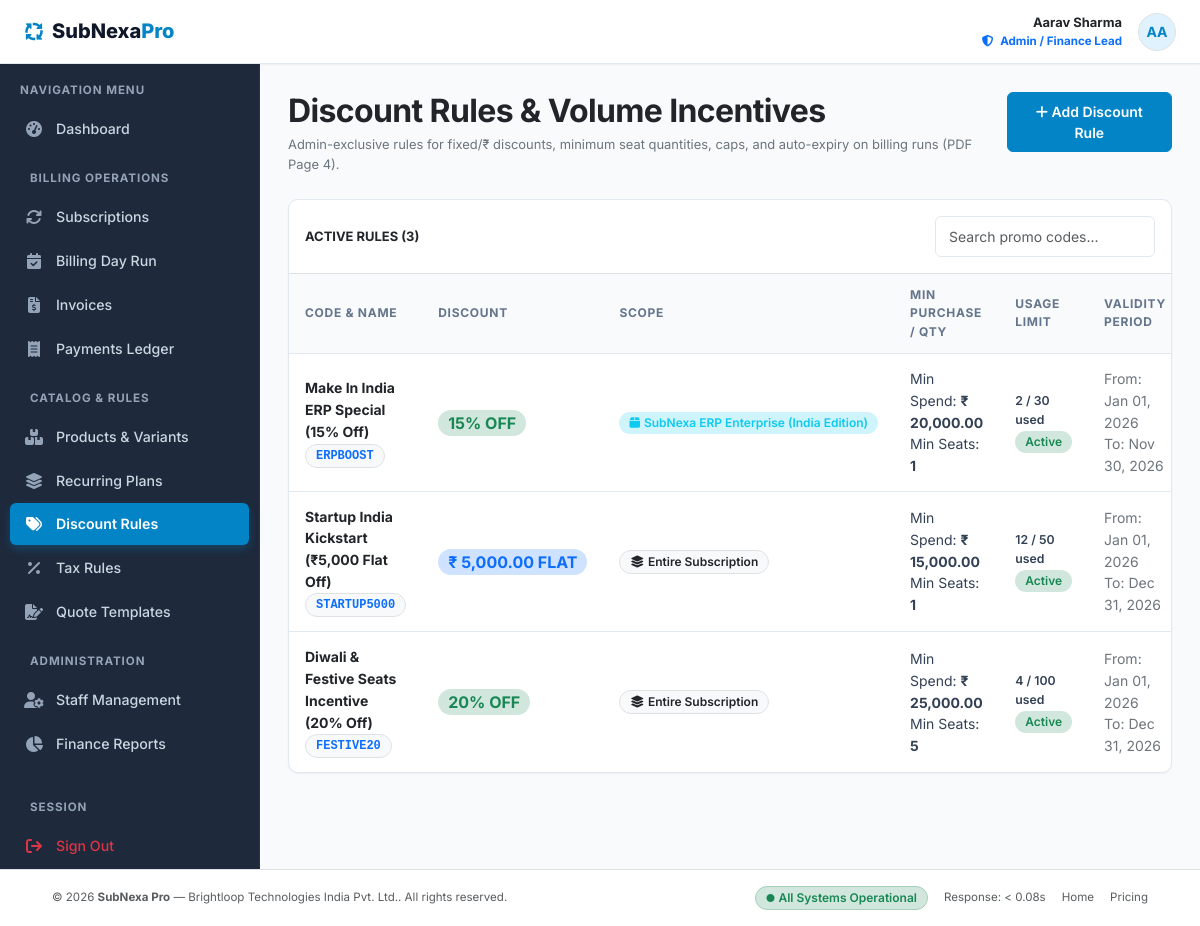
Screenshot of /admin/discounts.php (signed in) with the database file from the repository.
### tables this page shows
CREATE TABLE `discount_rules` (
  `id` INT UNSIGNED AUTO_INCREMENT PRIMARY KEY,
  `code` VARCHAR(50) NOT NULL UNIQUE,
  `name` VARCHAR(150) NOT NULL,
  `discount_type` ENUM('fixed', 'percentage') NOT NULL DEFAULT 'percentage',
  `discount_value` DECIMAL(12,2) NOT NULL DEFAULT 0.00,
  `min_purchase_amount` DECIMAL(12,2) NOT NULL DEFAULT 0.00,
  `min_quantity` INT UNSIGNED NOT NULL DEFAULT 1,
  `max_uses` INT UNSIGNED NOT NULL DEFAULT 0,
  `used_count` INT UNSIGNED NOT NULL DEFAULT 0,
  `applies_to` ENUM('entire_subscription', 'specific_product') NOT NULL DEFAULT 'entire_subscription',
  `product_id` INT UNSIGNED NULL,
  `start_date` DATE NULL,
  `end_date` DATE NULL,
  `is_active` TINYINT(1) NOT NULL DEFAULT 1,
  `created_at` TIMESTAMP DEFAULT CURRENT_TIMESTAMP,
  CONSTRAINT `fk_discount_product` FOREIGN KEY (`product_id`) REFERENCES `products` (`id`) ON DELETE SET NULL,
  INDEX `idx_discount_code` (`code`),
  INDEX `idx_discount_active` (`is_active`)
);

CREATE TABLE `products` (
  `id` INT UNSIGNED AUTO_INCREMENT PRIMARY KEY,
  `name` VARCHAR(150) NOT NULL,
  `code` VARCHAR(50) NOT NULL UNIQUE,
  `type` ENUM('software', 'service', 'add_on') NOT NULL DEFAULT 'software',
  `sales_price` DECIMAL(12,2) NOT NULL DEFAULT 0.00,
  `cost_price` DECIMAL(12,2) NOT NULL DEFAULT 0.00,
  `notes` TEXT NULL,
  `is_active` TINYINT(1) NOT NULL DEFAULT 1,
  `created_at` TIMESTAMP DEFAULT CURRENT_TIMESTAMP,
  INDEX `idx_product_type` (`type`),
  INDEX `idx_product_active` (`is_active`)
);

### config/database.php (called while the page is built, shortened)
<?php
try {
    $conn = new mysqli(DB_HOST, DB_USER, DB_PASS, DB_NAME, DB_PORT);
    $conn->set_charset("utf8mb4");
} catch (mysqli_sql_exception $e) {
    http_response_code(500);
    die('<div style="font-family:sans-serif;padding:30px;background:#FEF2F2;border:1px solid #F87171;border-radius:8px;max-width:600px;margin:50px auto;color:#991B1B;">
        <h3 style="margin-top:0;">Database Connection Error</h3>
        <p>Could not connect to MySQL database <strong>' . htmlspecialchars(DB_NAME) . '</strong> on port ' . DB_PORT . '.</p>
        <p><small>' . htmlspecialchars($e->getMessage()) . '</small></p>
        <p>Please make sure MySQL is running in XAMPP and <code>subnexa_pro</code> database is imported.</p>
    </div>');
}
function db_query($sql, $params = [], $types = "") {
    global $conn;
    $stmt = $conn->prepare($sql);
    $stmt->execute();
    return $stmt;
}
function db_fetch_all($sql, $params = [], $types = "") {
    $stmt = db_query($sql, $params, $types);
    $result = $stmt->get_result();
    $rows = [];
    if ($result) {
        while ($row = $result->fetch_assoc()) {
            $rows[] = $row;
        }
    }
    return $rows;
}

### config/functions.php (called while the page is built, shortened)
<?php
function format_currency($amount) {
    return APP_CURRENCY . ' ' . number_format((float)$amount, 2);
}
function format_date($date_string, $format = "M d, Y") {
    $timestamp = strtotime($date_string);
    return $timestamp ? date($format, $timestamp) : "—";
}

### admin/discounts.php (the view, shortened to what this page needs)
<?php
$discounts = db_fetch_all("
    SELECT d.*, p.name as product_name
    FROM discount_rules d
    LEFT JOIN products p ON d.product_id = p.id
    ORDER BY d.id DESC
");
require_once __DIR__ . '/../includes/header.php';
require_once __DIR__ . '/../includes/navbar.php';
?>
<div class="app-layout">
    <?php require_once __DIR__ . '/../includes/sidebar.php'; ?>
    <main class="app-main">
        <div class="container-fluid p-0">
            <div class="d-flex flex-column flex-md-row md:align-items-center justify-content-between gap-3 mb-4">
                <div>
                    <h2 class="fw-bold text-dark mb-1">Discount Rules & Volume Incentives</h2>
                    <p class="text-secondary small mb-0">Admin-exclusive rules for fixed/₹ discounts, minimum seat quantities, caps, and auto-expiry on billing runs (PDF Page 4).</p>
                </div>
                <div>
                    <button type="button" class="btn btn-nordic-primary" data-bs-toggle="modal" data-bs-target="#addDiscountModal">
                        <i class="fa-solid fa-plus me-1.5"></i> Add Discount Rule
                    </button>
                </div>
            </div>
            <div class="card-nordic overflow-hidden">
                <div class="p-3 border-bottom d-flex justify-content-between align-items-center">
                    <span class="fw-bold text-dark small text-uppercase tracking-wider">Active Rules (<?= count($discounts); ?>)</span>
                    <input type="text" class="form-control form-control-sm" placeholder="Search promo codes..." data-table-search="#discountsTable" style="max-width: 220px;">
                </div>
                <div class="table-responsive">
                    <table class="table-nordic" id="discountsTable">
                        <thead>
                            <tr>
                                <th>Code & Name</th>
                                <th>Discount</th>
                                <th>Scope</th>
                                <th>Min Purchase / Qty</th>
                                <th>Usage Limit</th>
                                <th>Validity Period</th>
                            </tr>
                        </thead>
                        <tbody>
                            <?php foreach ($discounts as $d):
                                $is_exhausted = ($d['max_uses'] > 0 && $d['used_count'] >= $d['max_uses']);
                                $is_expired = ($d['end_date'] && strtotime($d['end_date']) < time());
                            ?>
                                <tr>
                                    <td>
                                        <div class="fw-bold text-dark"><?= htmlspecialchars($d['name']); ?></div>
                                        <span class="badge bg-light text-primary border font-monospace fw-bold"><?= htmlspecialchars($d['code']); ?></span>
                                    </td>
                                    <td>
                                        <?php if ($d['discount_type'] === 'percentage'): ?>
                                            <span class="badge bg-success-subtle text-success fs-6 fw-bold"><?= (float)$d['discount_value']; ?>% OFF</span>
                                        <?php else: ?>
                                            <span class="badge bg-primary-subtle text-primary fs-6 fw-bold"><?= format_currency($d['discount_value']); ?> FLAT</span>
                                        <?php endif; ?>
                                    </td>
                                    <td>
                                        <?php if ($d['applies_to'] === 'entire_subscription'): ?>
                                            <span class="badge bg-light text-dark border"><i class="fa-solid fa-layer-group me-1"></i> Entire Subscription</span>
                                        <?php else: ?>
                                            <span class="badge bg-info-subtle text-info"><i class="fa-solid fa-box me-1"></i> <?= htmlspecialchars($d['product_name'] ?? 'Specific Product'); ?></span>
                                        <?php endif; ?>
                                    </td>
                                    <td class="small">
                                        <div>Min Spend: <strong><?= format_currency($d['min_purchase_amount']); ?></strong></div>
                                        <div>Min Seats: <strong><?= (int)$d['min_quantity']; ?></strong></div>
                                    </td>
                                    <td>
                                        <div class="small fw-semibold"><?= (int)$d['used_count']; ?> / <?= $d['max_uses'] > 0 ? (int)$d['max_uses'] : '∞'; ?> used</div>
                                        <?php if ($is_exhausted): ?>
                                            <span class="badge bg-danger text-white">Exhausted</span>
                                        <?php elseif ($is_expired): ?>
                                            <span class="badge bg-warning text-dark">Expired</span>
                                        <?php else: ?>
                                            <span class="badge bg-success-subtle text-success">Active</span>
                                        <?php endif; ?>
                                    </td>
                                    <td class="small text-secondary">
                                        <div>From: <?= format_date($d['start_date']); ?></div>
                                        <div>To: <?= format_date($d['end_date']); ?></div>
                                    </td>
                                </tr>
                            <?php endforeach; ?>
                        </tbody>
                    </table>
                </div>
            </div>
        </div>
    </main>
</div>
<?php require_once __DIR__ . '/../includes/footer.php'; ?>

### assets/css/style.css (style rules this page uses)
:root { --bg-canvas: #F8FAFC; --bg-surface: #FFFFFF; --text-main: #0F172A; --text-body: #334155; --text-muted: #64748B; --border-light: #E2E8F0; --border-focus: #38BDF8; --navy-dark: #0F172A; --navy-sidebar: #1E293B; --navy-accent: #334155; --primary-color: #0284C7; --primary-hover: #0369A1; --primary-light: #E0F2FE; --primary-text: #0369A1; --success-color: #10B981; --success-light: #DCFCE7; --success-text: #166534; --warning-color: #F59E0B; --warning-light: #FEF3C7; --warning-text: #92400E; --danger-color: #EF4444; --danger-light: #FEE2E2; --danger-text: #991B1B; --info-color: #6366F1; --info-light: #EEF2FF; --info-text: #3730A3; --radius-sm: 6px; --radius-md: 10px; --radius-lg: 16px; --radius-pill: 9999px; --shadow-sm: 0 1px 2px 0 rgba(0, 0, 0, 0.05); --shadow-md: 0 4px 6px -1px rgba(0, 0, 0, 0.07), 0 2px 4px -2px rgba(0, 0, 0, 0.05); --shadow-lg: 0 10px 15px -3px rgba(0, 0, 0, 0.08), 0 4px 6px -4px rgba(0, 0, 0, 0.04); --shadow-hover: 0 12px 20px -3px rgba(2, 132, 199, 0.12); }
body { background-color: var(--bg-canvas); color: var(--text-body); font-family: 'Inter', -apple-system, BlinkMacSystemFont, "Segoe UI", Roboto, sans-serif; font-size: 0.925rem; line-height: 1.55; margin: 0; padding: 0; -webkit-font-smoothing: antialiased; }
h1, h2, h3, h4, h5, h6 { color: var(--text-main); font-weight: 700; letter-spacing: -0.02em; }
.app-layout { display: flex; min-height: calc(100vh - 64px); }
.app-main { flex: 1; padding: 28px; max-width: 100%; overflow-x: hidden; }
.card-nordic { background-color: var(--bg-surface); border: 1px solid var(--border-light); border-radius: var(--radius-md); box-shadow: var(--shadow-sm); transition: box-shadow 0.2s ease, transform 0.2s ease; }
.table-nordic { width: 100%; margin-bottom: 0; border-collapse: separate; border-spacing: 0; }
.table-nordic thead th { background-color: var(--bg-canvas); color: var(--text-muted); font-size: 0.75rem; font-weight: 700; text-transform: uppercase; letter-spacing: 0.06em; padding: 12px 16px; border-top: none; border-bottom: 1px solid var(--border-light); }
.table-nordic tbody td { padding: 14px 16px; font-size: 0.875rem; color: var(--text-body); border-bottom: 1px solid var(--border-light); vertical-align: middle; }
.table-nordic tbody tr:last-child td { border-bottom: none; }
.badge { font-weight: 600; font-size: 0.75rem; padding: 5px 10px; border-radius: var(--radius-pill); display: inline-flex; align-items: center; line-height: 1; }
.btn-nordic-primary { background-color: var(--primary-color); border: 1px solid var(--primary-color); color: #FFFFFF; font-weight: 600; font-size: 0.875rem; padding: 8px 16px; border-radius: var(--radius-sm); transition: all 0.15s ease-in-out; }
.form-control, .form-select { border: 1px solid var(--border-light); border-radius: var(--radius-sm); font-size: 0.875rem; padding: 9px 13px; color: var(--text-main); background-color: var(--bg-surface); transition: border-color 0.15s ease, box-shadow 0.15s ease; }

### rows the page displays
discount_rules: name "Make In India ERP Special (15% Off)", code "ERPBOOST", discount_value "15", product.name "SubNexa ERP Enterprise (India Edition)", min_purchase_amount "₹ 20,000.00", min_quantity "1", used_count "2", max_uses "30", shows "Active", start_date "Jan 01, 2026", end_date "Nov 30, 2026"
discount_rules: name "Startup India Kickstart (₹5,000 Flat Off)", code "STARTUP5000", discount_value "₹ 5,000.00", shows "Entire Subscription", min_purchase_amount "₹ 15,000.00", min_quantity "1", used_count "12", max_uses "50", shows "Active", start_date "Jan 01, 2026", end_date "Dec 31, 2026"
discount_rules: name "Diwali & Festive Seats Incentive (20% Off)", code "FESTIVE20", discount_value "20", shows "Entire Subscription", min_purchase_amount "₹ 25,000.00", min_quantity "5", used_count "4", max_uses "100", shows "Active", start_date "Jan 01, 2026", end_date "Dec 31, 2026"

### other values shown
$user['name'] "Aarav Sharma"
substr($user['name'], 0, 2) "AA"
count($discounts) "3"
APP_NAME "SubNexa Pro"
APP_COMPANY "Brightloop Technologies India Pvt. Ltd."
